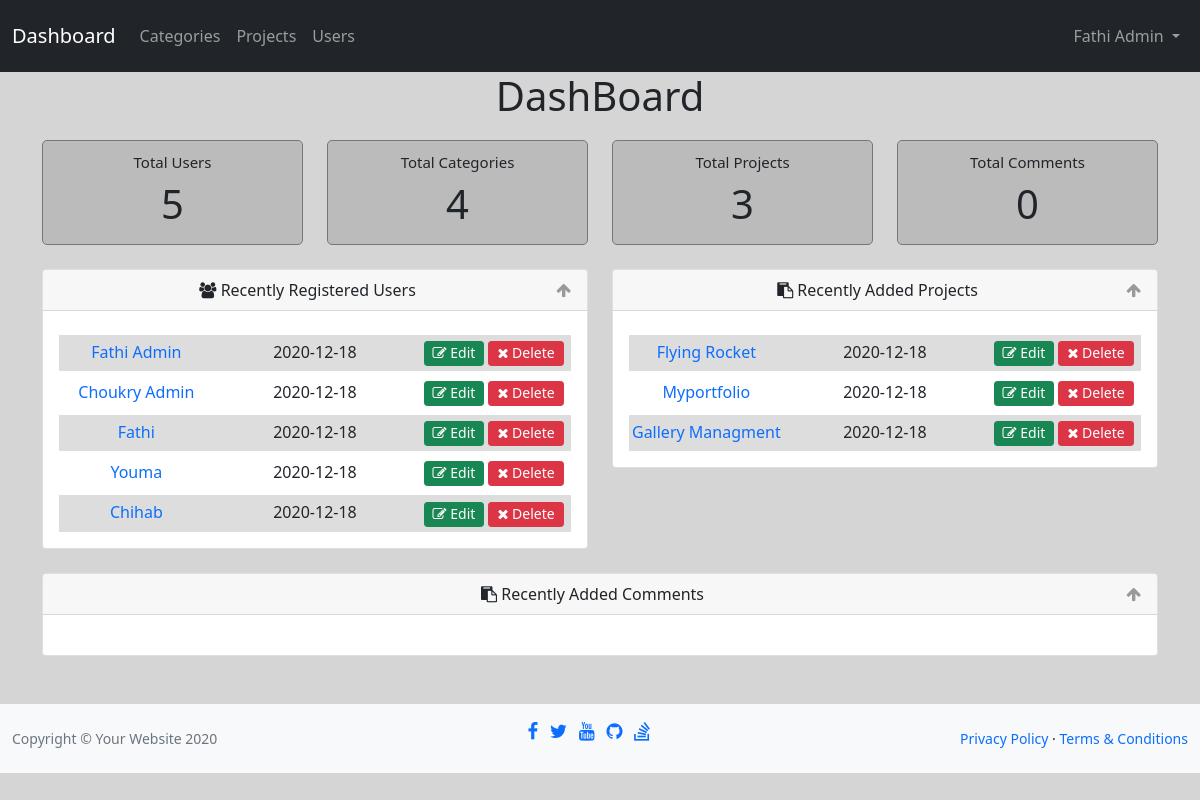
Page /admin/dashboard.php (signed in) on the committed database.
### tables this page shows
CREATE TABLE `users`(
	`id`       		INT          	NOT NULL AUTO_INCREMENT,
	`username` 		VARCHAR(50)  	NOT NULL UNIQUE,
	`email`    		VARCHAR(100) 	NOT NULL UNIQUE,
	`password` 		VARCHAR(400) 	NOT NULL,
	`full_name`     VARCHAR(50),
    `join_date` 	DATE			NOT NULL DEFAULT(now()),
	`is_admin`  	BOOLEAN			NOT NULL DEFAULT(0),
	CONSTRAINT `user_id` PRIMARY KEY (`id`)
);

### includes/functions/functions.php (called while the page is built, shortened)
<?php
function countItems($col, $table) {
    global $con;
    $sql = $con->prepare("SELECT COUNT($col) FROM $table");
    $sql->execute();
    return $sql->fetchColumn();
}
function getLatest($cols, $table, $order, $limit = 5) {
    global $con;
    $sql = $con->prepare("SELECT $cols FROM $table ORDER BY $order DESC LIMIT $limit");
    $sql->execute();
    return $sql->fetchAll();
}

### admin/dashboard.php (the view, shortened to what this page needs)
<?php
include 'init.php';
$users      = countItems('id', 'users');
$categories = countItems('id', 'categories');
$projects   = countItems('id', 'projects');
$comments   = countItems('id', 'comments');
$users_latest       = getLatest('id, username, join_date', 'users', 'join_date', 6);
$projects_latest    = getLatest('id, name, add_date, username, category_title', 'projects_view', 'add_date', 6);
?>
<h1 class="text-center">DashBoard</h1>
<div class="container text-center home-stats">
    <div class="row">
        <div class="col-md-3">
            <div class="stats">
                Total Users
                <span><?php echo $users ?></span>
            </div>
        </div>
        <div class="col-md-3">
            <div class="stats">
                Total Categories
                <span><?php echo $categories ?></span>
            </div>
        </div>
        <div class="col-md-3">
            <div class="stats">
                Total Projects
                <span><?php echo $projects ?></span>
            </div>
        </div>
        <div class="col-md-3">
            <div class="stats">
                Total Comments
                <span><?php echo $comments ?></span>
            </div>
        </div>
    </div>
    <div class="row pt-4">
        <div class="col-sm-6">
            <div class="card">
                <div class="card-header">
                    <i class="fa fa-users"></i> Recently Registered Users
                    <span class="toggle-info pull-right">
                        <i class="fa fa-arrow-up"></i>
                    </span>
                </div>
                <div class="card-body">
                    <ul class="list-unstyled latest">
                        <?php foreach ($users_latest as $user) { ?>
                            <li>
                                <div class="row">
                                    <div class="col-sm-4">
                                        <a href="profile.php?username=<?php echo $user['username']; ?>">
                                            <?php echo $user['username'] ?>
                                        </a>
                                    </div>
                                    <div class="col-sm-4">
                                        <?php echo $user['join_date'] ?>
                                    </div>
                                    <div class="col-sm-4">
                                        <a href="edit.php?id=<?php echo $user['id']; ?>" class="btn btn-sm btn-success" role="button">
                                            <i class="fa fa-edit"></i> Edit
                                        </a>
                                        <a href="delete.php?id=<?php echo $user['id']; ?>" class="btn btn-sm btn-danger confirm-delete" role="button" method="POST">
                                            <i class="fa fa-close"></i> Delete
                                        </a>
                                    </div>
                                </div>
                            </li>
                        <?php } ?>
                    </ul>
                </div>
            </div>
        </div>
        <div class="col-sm-6">
            <div class="card">
                <div class="card-header">
                    <i class="fa fa-clipboard"></i> Recently Added Projects
                    <span class="toggle-info pull-right">
                        <i class="fa fa-arrow-up"></i>
                    </span>
                </div>
                <div class="card-body">
                    <ul class="list-unstyled latest">
                        <?php foreach ($projects_latest as $project) { ?>
                            <li>
                                <div class="row">
                                    <div class="col-sm-4">
                                        <a href="project.php?name=<?php echo $project['name']; ?>">
                                            <?php echo $project['name'] ?>
                                        </a>
                                    </div>
                                    <div class="col-sm-4">
                                        <?php echo $project['add_date'] ?>
                                    </div>
                                    <div class="col-sm-4">
                                        <a href="editProject.php?id=<?php echo $project['id']; ?>" class="btn btn-sm btn-success" role="button">
                                            <i class="fa fa-edit"></i> Edit
                                        </a>
                                        <a href="deleteProject.php?id=<?php echo $project['id']; ?>" class="btn btn-sm btn-danger confirm-delete" role="button" method="POST">
                                            <i class="fa fa-close"></i> Delete
                                        </a>
                                    </div>
                                </div>
                            </li>
                        <?php } ?>
                    </ul>
                </div>
            </div>
        </div>
        <div class="col-sm-12 mt-4">
            <div class="card">
                <div class="card-header">
                    <i class="fa fa-clipboard"></i> Recently Added Comments
                    <span class="toggle-info pull-right">
                        <i class="fa fa-arrow-up"></i>
                    </span>
                </div>
                <div class="card-body">
                </div>
            </div>
        </div>
    </div>
</div>
<?php include $inc . 'footer.php';

### layout/css/app.css (style rules this page uses)
h1 { margin-bottom: 20px; }
a { text-decoration: none; }
.home-stats .stats { background-color: #BBB; border: #777 1px solid; border-radius: 5px; padding: 10px; font-size: 15px; }
.home-stats .stats span { font-size: 40px; display: block; }
.toggle-info { color: #999; }
.latest { margin-top: 8px; margin-bottom: 0; }
.latest li { margin-top: 4px; padding: 5px 0; }
.latest li:nth-child(odd) { background-color: #DDD; }
.latest a { text-decoration: none; }
.latest .btn { padding: 0 8px 2px; }

### rows in the picture
users: username "Fathi Admin", join_date "2020-12-18"
users: username "Choukry Admin", join_date "2020-12-18"
users: username "Fathi", join_date "2020-12-18"
users: username "Youma", join_date "2020-12-18"
users: username "Chihab", join_date "2020-12-18"

### other values in the picture
$_SESSION['admin'] "Fathi Admin"
$users "5"
$categories "4"
$projects "3"
$comments "0"
$project['name'] "Flying Rocket"
$project['add_date'] "2020-12-18"
$project['name'] "Myportfolio"
$project['name'] "Gallery Managment"
